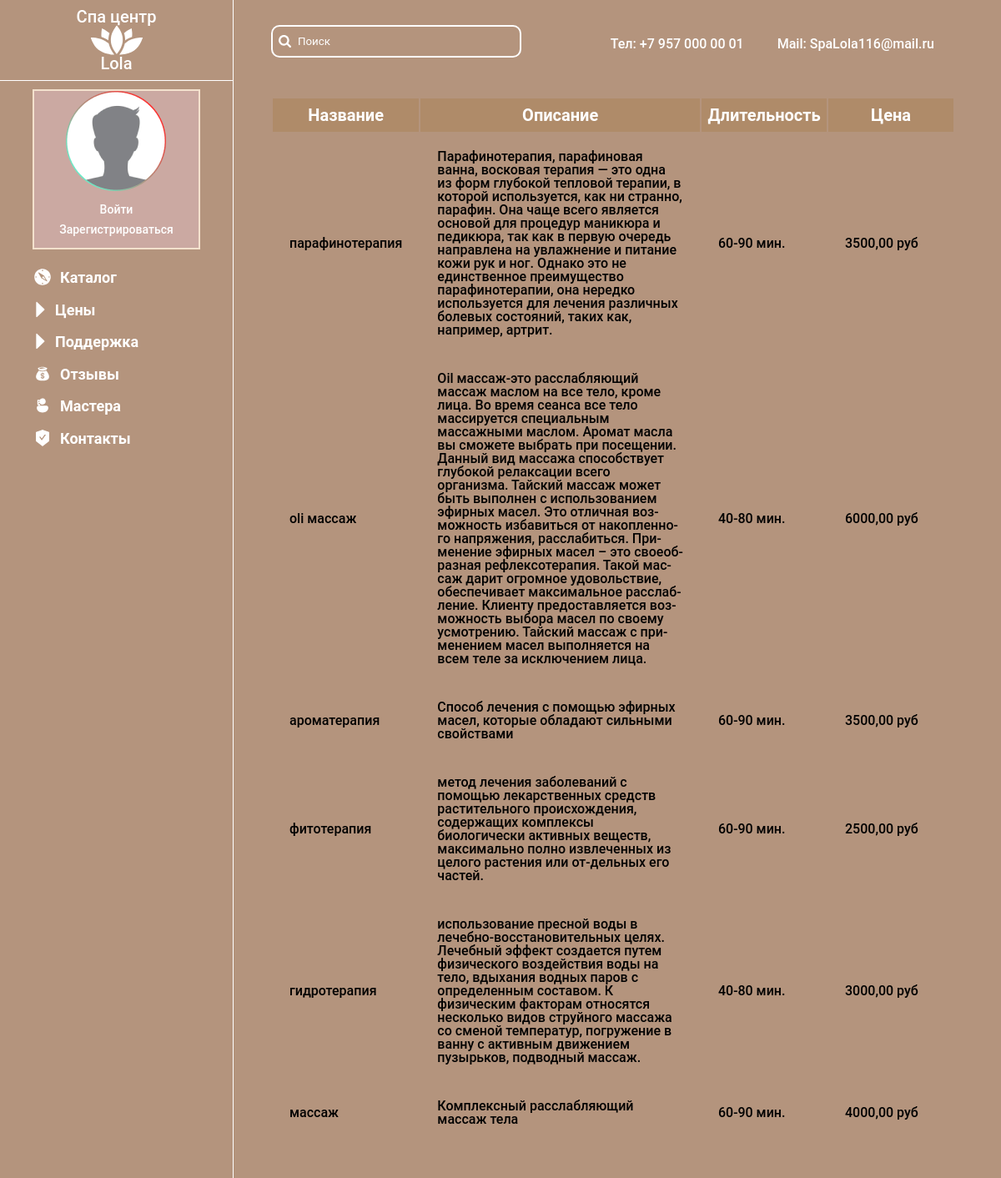
Screenshot of /price with the database file from the repository.
### SpaApp/models.py (models this page shows, shortened)
class Services(models.Model):
    photo = models.ImageField(upload_to='photos/%Y/%m/%d/', verbose_name='Фото', blank=True)
    title = models.CharField(max_length=150, verbose_name='Название услуги')
    description = models.TextField(verbose_name='Описание услуги')
    duration = models.CharField(max_length=150, verbose_name='Длительность услуги')
    price = models.DecimalField(max_digits=10, decimal_places=2, verbose_name='Цена')
    class Meta:
        verbose_name = 'Услуга'
        verbose_name_plural = 'Услуги'

### SpaApp/views.py (the view)
# urls.py: path('price', PricePage.as_view(), name='price'),
class PricePage(ListView):
    template_name = 'SpaApp/PricePage.html'
    model = Services
    context_object_name = 'services'
    def get_context_data(self, *, object_list=None, **kwargs):
        context = super().get_context_data(**kwargs)
        context['title_contains_query'] = self.request.GET.get('title_contains')
        if context['title_contains_query'] != None and context['title_contains_query'] != '':
            context['products_data'] = Services.objects.filter(title__icontains=context['title_contains_query'].lower())
        else:
            context['products_data'] = Services.objects.all().order_by('-pk')
        return context

### SpaApp/templates/SpaApp/PricePage.html (shortened to what this page needs)
{%extends 'base_layout.html' %}
{% load static %}
{% block styles %}
<link rel="stylesheet" href="{% static 'css/MainPage.css' %}">
<link rel="stylesheet" href="{% static 'css/pricepage.css' %}">
{% endblock %}
{% block header %}
{% include 'SpaApp/header.html' %}
{% endblock %}
{% block content %}
<div class="main__conainer _container">
    <div class="main__header">
        <div class="main__search">
            <form method="get" action="">
                {% if title_contains_query %}
                <input type="search" autocomplete="off" class="search" value="{{title_contains_query}}"
                       name="title_contains" placeholder="Поиск">
                {% else %}
                <input type="search" autocomplete="off" class="search" name="title_contains" placeholder="Поиск">
                {% endif %}
            </form>
        </div>
        <div class="main__info info-main">
            <div class="info-main__phone">
                <div class="phone__data">Тел: <a href="tel:+79570000001" class="phone__link">+7 957 000 00 01</a></div>
            </div>
            <div class="info-main__mail">
                <div class="mail__data">Mail: <a href="mailto:SpaLola116@mail.ru" class="mail_link">SpaLola116@mail.ru</a></div>
            </div>
        </div>
    </div>
    <div class="price__body">
        <table>
            <thead>
            <tr>
                <th>Название</th>
                <th>Описание</th>
                <th>Длительность</th>
                <th>Цена</th>
            </tr>
            </thead>
            <tbody>
            {% for service in products_data %}
            <tr>
                <td>{{service.title}}</td>
                <td>{{service.description}}</td>
                <td class="description">{{service.duration}}</td>
                <td>{{service.price}} руб</td>
            </tr>
            {% endfor %}
            </tbody>
        </table>
    </div>
</div>
{% endblock %}

### SpaCentr/static/css/base.css (style rules this page uses)
* { padding: 0; margin: 0; border: 0; }
*,*:before,*:after { -webkit-box-sizing: border-box; -moz-box-sizing: border-box; box-sizing: border-box; }
html,body { height: 100%; width: 100%; font-size: 100%; line-height: 1; font-size: 14px; color: #252B42; font-weight: 500; font-family: "REX"; -ms-text-size-adjust: 100%; -moz-text-size-adjust: 100%; -webkit-text-size-adjust: 100%; }
input,button,textarea { font-family: inherit; }
a, a:visited { text-decoration: none; }
._container { max-width: 1100px; padding: 0 15px; margin: 0 auto; }
body { font-family: 'Roboto', sans-serif; background: #b4947d; }

### SpaCentr/static/css/MainPage.css (style rules this page uses)
.main__header { padding: 10px 10px 20px 30px; display: flex; justify-content: space-between; }
@media (max-width: 1200px) { .main__header { padding: 10px 10px 20px 20px; } }
.search { padding: 10px 30px; border-radius: 10px; background-color: rgba(255, 255, 255, 0.32); border: 2px solid white; background: url("/static/image/Search.svg") no-repeat scroll 7px 9.5px; background-size: 5%; color: white; min-width: 300px; outline: 0; outline-offset: 0; }
.search::placeholder { color: white; }
.main__info { display: flex; padding: 15px; }
.info-main__phone { padding: 0 20px; }
.phone__data { color: white; font-size: 16px; }
.phone__link { color: white; font-size: 16px; }
.info-main__mail { padding: 0 20px; }
.mail__data { color: white; font-size: 16px; }
.mail_link { color: white; font-size: 16px; }

### SpaCentr/static/css/pricepage.css (style rules this page uses)
.price__body { padding: 20px; }
thead { background: rgba(175, 139, 105, 1); height: 40px; }
th { font-size: 20px; line-height: 25px; }
td { padding: 20px; color: black; min-width: 150px; font-size: 16px; }
td.description { max-width: 100px; }

### rows the page displays
Services: title "парафинотерапия", description "Парафинотерапия, парафиновая ванна, восковая терапия — это одна из форм глубокой тепловой терапии, в которой используется, как ни странно, парафин. Она чаще всего является основой для процедур маникюра и педикюра, так как в первую очередь направлена на увлажнение и питание кожи рук и ног. Однако это не единственное преимущество парафинотерапии, она нередко используется для лечения различных болевых состояний, таких как, например, артрит.", duration "60-90 мин.", price "3500,00"
Services: title "oli массаж", description "Oil массаж-это расслабляющий массаж маслом на все тело, кроме лица. Во время сеанса все тело массируется специальным массажными маслом. Аромат масла вы сможете выбрать при посещении. Данный вид массажа способствует глубокой релаксации всего организма. Тай­ский мас­саж мо­жет быть вы­пол­нен с ис­поль­зо­вани­ем эфир­ных ма­сел. Это от­личная воз­можность из­ба­вить­ся от на­коп­ленно­го нап­ря­жения, рас­сла­бить­ся. При­мене­ние эфир­ных ма­сел – это сво­еоб­разная реф­лексо­тера­пия. Та­кой мас­саж да­рит ог­ромное удо­воль­ствие, обес­пе­чива­ет мак­си­маль­ное рас­слаб­ле­ние. Кли­ен­ту пре­дос­тавля­ет­ся воз­можность вы­бора ма­сел по сво­ему ус­мотре­нию. Тай­ский мас­саж с…", duration "40-80 мин.", price "6000,00"
Services: title "ароматерапия", description "Способ лечения с помощью эфирных масел, которые обладают сильными свойствами", duration "60-90 мин.", price "3500,00"
Services: title "фитотерапия", description "метод лечения заболеваний с помощью лекарственных средств растительного происхождения, содержащих комплексы биологически активных веществ, максимально полно извлеченных из целого растения или от-дельных его частей.", duration "60-90 мин.", price "2500,00"
Services: title "гидротерапия", description "использование пресной воды в лечебно-восстановительных целях. Лечебный эффект создается путем физического воздействия воды на тело, вдыхания водных паров с определенным составом. К физическим факторам относятся несколько видов струйного массажа со сменой температур, погружение в ванну с активным движением пузырьков, подводный массаж.", duration "40-80 мин.", price "3000,00"
Services: title "массаж", description "Комплексный расслабляющий массаж тела", duration "60-90 мин.", price "4000,00"
